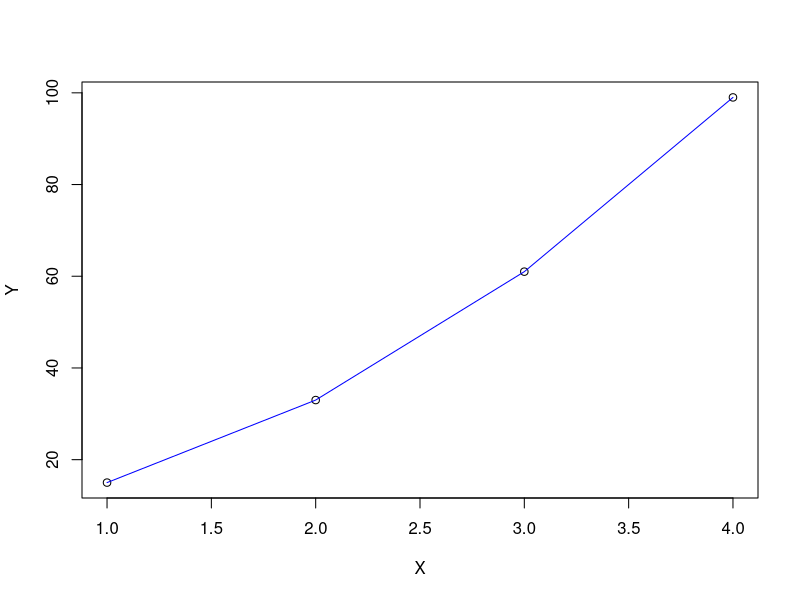

Here is the R script that generated this plot:
#n-ed fokú polinomiális regresszió
#adatok generálása
x <- c(1,2,3,4)
y <- c(5*x^2+3*x+7)
n <- length(x)

# fv. megjeleníti az adatokat és kiszámítja a másodfokú egyenlet együtthatóját.
PolynomialRegression <- function(X, Y) {

	plot(X, Y)
	a0 <- calcA0(X, Y)
	a1 <- calcA1(X, Y)
	a2 <- calcA2(X, Y) 
#pontok kirajzolása
	lines(X, a2 * X^2 + a1 * X + a0, type = "l", lty = 1, col = "blue")
#kiiratas
	cat("a0:", a0, "\n")
  	cat("a1:", a1, "\n")
	cat("a2:", a2, "\n")
}

#A0 másodfokú együttható kiszámítása
calcA0 <- function(X, Y) {

	sumX <- Summary(X)
      sumY <- Summary(Y)
      sumXY <- Summary(X,Y)
	sumX2Y <- Summary(X^2, Y)
      sumX2 <- Summary(X^2)
	sumX3 <- Summary(X^3)
	sumX4 <- Summary(X^4)

#szamlalo es nevezo kiszamolasa
	szamlalo <- sumX4 * ((sumX2 * sumY) - (sumX * sumXY)) - sumX3 * ((sumX3 * sumY) - (sumX2 * sumXY)) + sumX2Y * ((sumX3 * sumX) - (sumX2 * sumX2))
	nevezo <- sumX4 * ((sumX2 * n) - (sumX * sumX)) - sumX3 * ((sumX3 * n) - (sumX2 * sumX)) + sumX2 * ((sumX3 * sumX) - (sumX2 * sumX2))
	return(szamlalo/nevezo)
}

#A1 másodfokú együttható kiszámítása
calcA1 <- function(X, Y) {

	sumX <- Summary(X)
      sumY <- Summary(Y)
      sumXY <- Summary(X,Y)
	sumX2Y <- Summary(X^2, Y)
      sumX2 <- Summary(X^2)
	sumX3 <- Summary(X^3)
	sumX4 <- Summary(X^4)

#szamlalo es nevezo kiszamolasa
	szamlalo <- sumX4 * ((sumXY * n) - (sumY * sumX)) - sumX2Y * ((sumX3 * n) - (sumX2 * sumX)) + sumX2 * ((sumX3 * sumY) - (sumX2 * sumXY))
	nevezo <- sumX4 * ((sumX2 * n) - (sumX * sumX)) - sumX3 * ((sumX3 * n) - (sumX2 * sumX)) + sumX2 * ((sumX3 * sumX) - (sumX2 * sumX2))
	return(szamlalo/nevezo)
}

#A2 masodfoku egyutthato kiszamolasa
calcA2 <- function(X, Y) {
	
	sumX <- Summary(X)
      sumY <- Summary(Y)
      sumXY <- Summary(X,Y)
	sumX2Y <- Summary(X^2, Y)
      sumX2 <- Summary(X^2)
	sumX3 <- Summary(X^3)
	sumX4 <- Summary(X^4)

#szamlalo es nevezo kiszamolasa
	szamlalo <- sumX2Y * ((sumX2 * n) - (sumX * sumX)) - sumX3 * ((sumXY * n) - (sumY * sumX)) + sumX2 * ((sumXY * sumX) - (sumY * sumX2))
	nevezo <- sumX4 * ((sumX2 * n) - (sumX * sumX)) - sumX3 * ((sumX3 * n) - (sumX2  * sumX)) + sumX2 * ((sumX3 * sumX) - (sumX2 * sumX2))
	return(szamlalo/nevezo)
}

#összegzés funkció, amely két változót fogad el és visszaadja azok összegét
Summary <- function(X, Y) {

	sum <- 0
	n <- length(X)

    if (missing(Y)) {
    	for (i in 1:n) {
      		sum <- sum + X[i]
    	}
   		return(sum)
  	}

	for (i in 1:n) {
        sum <- sum + X[i] * Y[i]
    }
    return(sum)
}

#futtatás
PolynomialRegression(x, y)
